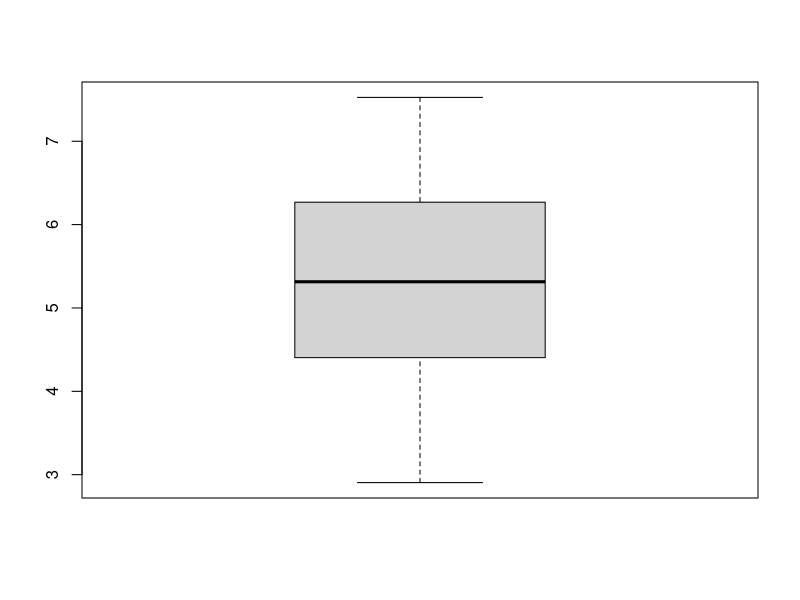
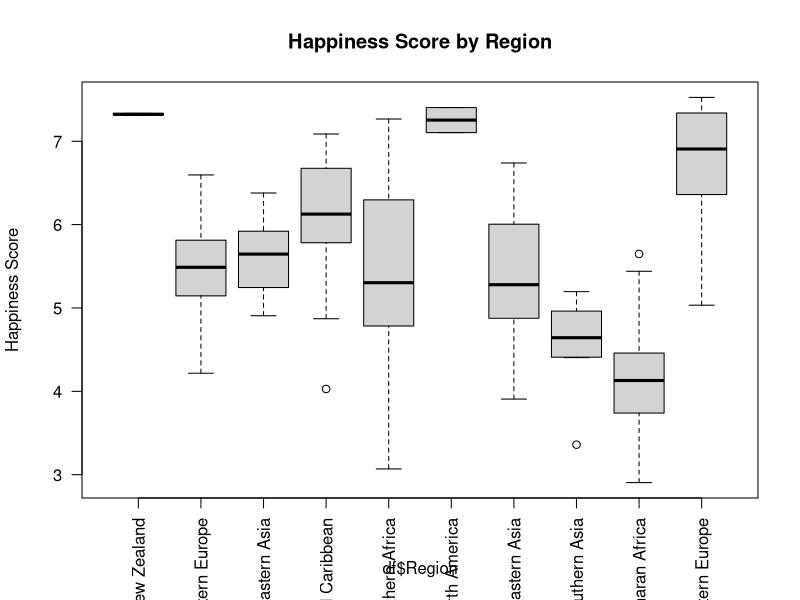
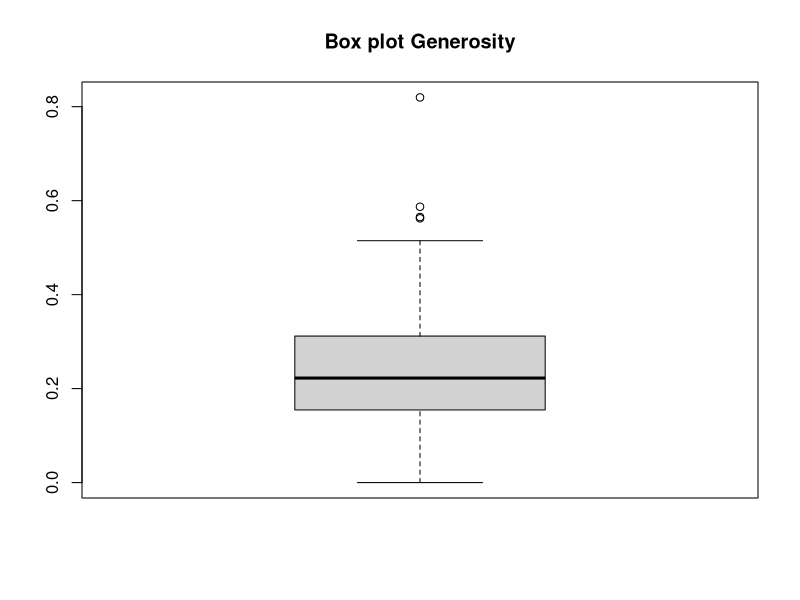

Generate these figures, in order, with R:
## ---- chunk 1
knitr::opts_chunk$set(echo = TRUE)
## ---- chunk 2
library(knitr)
#\usepackage{mathtools}
## ---- chunk 3
# Loading the dataframe
df <- read.csv("2016_clean.csv")
head(df)
## ---- chunk 4
N <- length(df$HS)
# Media de Happiness Score
mean(df$HS) # Using function
sum(df$HS)/N # Manually calculating

#Mediana
median(df$HS)
HS_sorted <- sort(df$HS)

if((N %% 2) == 0) {
  print(paste("Mi mediana calculada es", (HS_sorted[floor((N+1)/2)] + HS_sorted[ceiling((N+1)/2)]) / 2))
} else {
  print(paste("Mi mediana calculada es", HS_sorted[(N+1)/2]))
}

# five numbers (Tukey)
fivenum(df$HS)
# five numbers + media
summary(fivenum(df$HS))

# One by one - manually
min(df$HS)
quantile(df$HS, 0.25) # Mediana del "bottom half"
median(df$HS)
quantile(df$HS, 0.75) # Mediana del "top half"
max(df$HS)

boxplot(df$HS)
## ---- chunk 5
summary(df$Region)

# Grafico para cada región representada
boxplot(df$HS ~ df$Region, main="Happiness Score by Region", ylab="Happiness Score", las=2)
## ---- chunk 6
mean(df$Generosity) 
median(df$Generosity)
fivenum(df$Generosity)
summary(fivenum(df$Generosity))
boxplot(df$Generosity, main="Box plot Generosity")
## ---- chunk 7
#¿Cómo afectan los outliers a los valores centrales calculados?
i1 <- c(1,1,1,2,1,1,2,1,1,2,1,3,3,2,3,2,2,4,1,1)
mean(i1)
median(i1)

i2 <- c(i1, 150)
mean(i2)
median(i2)
## ---- chunk 8
happiness <- df$HS
median(happiness)

ri <- quantile(happiness,.75) - quantile(happiness,.25)
print(paste("Rango Intercuartílico", ri))

#rango intercuartílico
IQR(happiness)

#varianza (suma del cuadrado de las desviaciones c respecto media / N)
var(happiness)

# Desviacion tipica - raiz varianza
sd(happiness) 
## ---- chunk 9
my.mean <- function(x) {
  # media
  sum(x)/length(x)
}

my.var <- function(x) {
  # varianza muestral
  media_x <- my.mean(x)
  sum((x - media_x)^2) / (length(x) - 1)
}

my.validator <- function(x, y, operation, field) {
  if(x == y){
    print(paste("Well done, the ",operation," for ",field," is ", round(x,6)))
  } else {
    print(paste("Error - the function defined for ",operation, " returned values: ",x," != ",y))
  }
}

my.validator(my.mean(df$HS), mean(df$HS), "MEAN", "HS")
my.validator(my.var(df$HS), var(df$HS), "VAR", "HS")
my.validator(my.var(df$Generosity), var(df$Generosity), "VAR", "Generosity")
## ---- chunk 10
my.contrast <- function(x, mean_hipothesis){
  z <- (mean(x) - mean_hipothesis) / (sd(x) / sqrt(length(x)))
  print(paste("Contraste estadístico: ", z))
  z
}
mean_informed_h0 <- 5.0
z = my.contrast(df$HS, mean_informed_h0)

## ---- chunk 11
mean_informed <- 5.0
z = my.contrast(df$HS, mean_informed)

# 2 por ser bilateral
2 * pt(-abs(z), df = length(df$HS) - 1)

# Confirmando p value
t.test(df$HS, mu=5.0, conf.level = 0.99)
